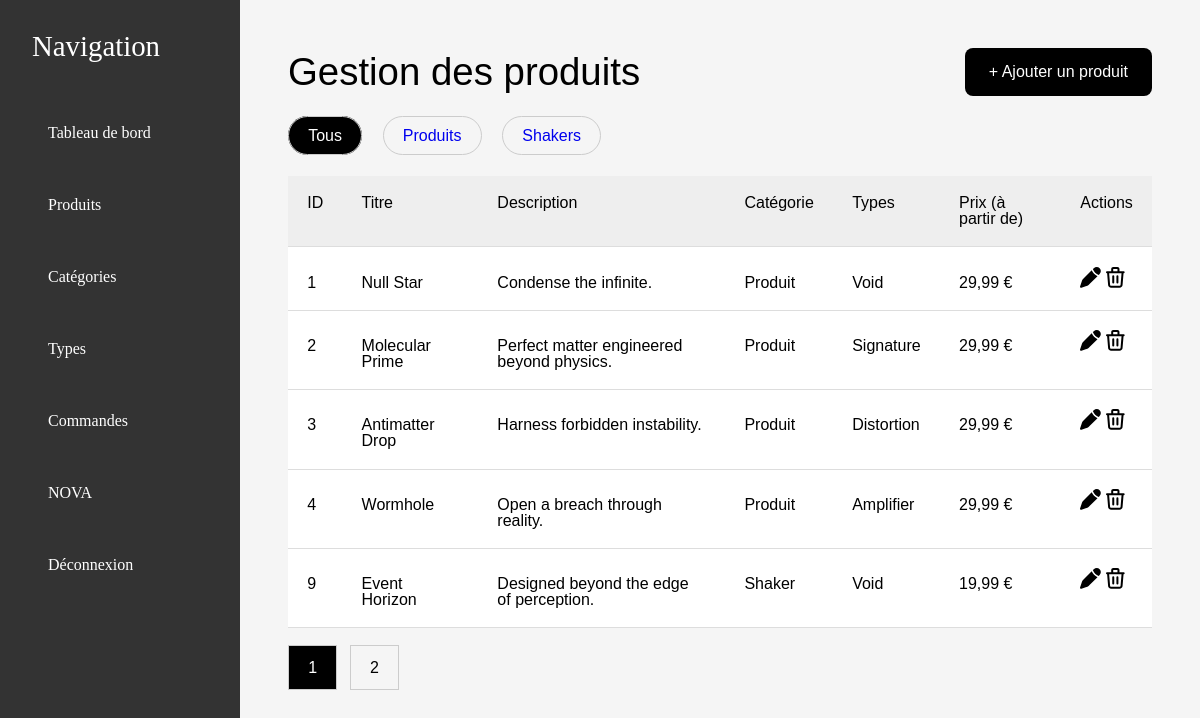
The page /admin/produits/index.php (signed in) on the database its author committed.
### tables this page shows
CREATE TABLE IF NOT EXISTS `produits` (
  `id_produit` int NOT NULL AUTO_INCREMENT,
  `nom` varchar(150) NOT NULL,
  `slug` varchar(150) DEFAULT NULL,
  `description` text,
  `image` varchar(255) DEFAULT NULL,
  `image_banniere` varchar(255) DEFAULT NULL,
  `id_category` int NOT NULL,
  `id_type` int DEFAULT NULL,
  PRIMARY KEY (`id_produit`),
  UNIQUE KEY `nom` (`nom`),
  UNIQUE KEY `slug` (`slug`),
  KEY `id_category` (`id_category`),
  KEY `id_type` (`id_type`)
);

CREATE TABLE IF NOT EXISTS `categories` (
  `id_category` int NOT NULL AUTO_INCREMENT,
  `nom` varchar(100) NOT NULL,
  PRIMARY KEY (`id_category`),
  UNIQUE KEY `nom` (`nom`)
);

CREATE TABLE IF NOT EXISTS `types` (
  `id_type` int NOT NULL AUTO_INCREMENT,
  `nom` varchar(100) NOT NULL,
  `couleur` varchar(20) NOT NULL,
  PRIMARY KEY (`id_type`),
  UNIQUE KEY `nom` (`nom`)
);

### admin/produits/index.php (the view, shortened to what this page needs)
<?php
require_once '../../config/admin_init.php';
$page = isset($_GET['page']) ? (int)$_GET['page'] : 1;
$limit = 5;
$offset = ($page - 1) * $limit;
$filter = $_GET['filter'] ?? 'tous';
$where = "";
$sql_produits = "
    SELECT
        produits.*,
        categories.nom AS categorie,
        types.nom AS nom_type,
        MIN(produit_format.prix) AS prix_min
    FROM produits
    JOIN categories ON produits.id_category = categories.id_category
    LEFT JOIN types ON produits.id_type = types.id_type
    LEFT JOIN produit_format ON produits.id_produit = produit_format.id_produit
    $where
    GROUP BY produits.id_produit
    ORDER BY produits.id_produit ASC
    LIMIT :limit OFFSET :offset
";
$stmt = $pdo->prepare($sql_produits);
$stmt->bindValue(':limit', $limit, PDO::PARAM_INT);
$stmt->bindValue(':offset', $offset, PDO::PARAM_INT);
$stmt->execute();
$produits = $stmt->fetchAll();
$sql_total = "
    SELECT COUNT(DISTINCT produits.id_produit) as total
    FROM produits
    JOIN categories ON produits.id_category = categories.id_category
    LEFT JOIN types ON produits.id_type = types.id_type
    LEFT JOIN produit_format ON produits.id_produit = produit_format.id_produit
    $where
";
$stmt_total = $pdo->prepare($sql_total);
$stmt_total->execute();
$total = $stmt_total->fetch()['total'];
$totalPages = ceil($total / $limit);
?>
<!DOCTYPE html>
<html lang="fr">
<head>
    <link rel="stylesheet" href="../../assets/css/reset.css">
    <link rel="stylesheet" href="../../assets/css/admin.css">
</head>
<body>
    <section>
        <div class="admin-wrapper">
            <aside class="sidebar">
                <h2>Navigation</h2>
                <ul>
                    <li><a href="../dashboard.php">Tableau de bord</a></li>
                    <li><a href="index.php">Produits</a></li>
                    <li><a href="../categories/index.php">Catégories</a></li>
                    <li><a href="../types/index.php">Types</a></li>
                    <li><a href="../commandes.php">Commandes</a></li>
                    <li><a href="../../index.php">NOVA</a></li>
                    <li><a href="../logout.php">Déconnexion</a></li>
                </ul>
            </aside>
            <main class="main-content">
                <div class="admin-header">
                    <h1>Gestion des produits</h1>
                    <a href="create.php" class="btn">+ Ajouter un produit</a>
                </div>
                <div class="filters">
                    <a href="?filter=tous" class="<?= $filter === 'tous' ? 'active' : '' ?>">Tous</a>
                    <a href="?filter=produits" class="<?= $filter === 'produits' ? 'active' : '' ?>">Produits</a>
                    <a href="?filter=shakers" class="<?= $filter === 'shakers' ? 'active' : '' ?>">Shakers</a>
                </div>
                <table class="table">
                    <thead>
                        <tr>
                            <th>ID</th>
                            <th>Titre</th>
                            <th>Description</th>
                            <th>Catégorie</th>
                            <th>Types</th>
                            <th>Prix (à partir de)</th>
                            <th>Actions</th>
                        </tr>
                    </thead>
                    <tbody>
                        <?php foreach ($produits as $produit): ?>
                        <tr>
                            <td><?= htmlspecialchars($produit['id_produit']) ?></td>
                            <td><?= htmlspecialchars($produit['nom']) ?></td>
                            <td><?= htmlspecialchars($produit['description']) ?></td>
                            <td><?= htmlspecialchars($produit['categorie']) ?></td>
                            <td><?= htmlspecialchars($produit['nom_type'] ?? 'Aucun') ?></td>
                            <td>
                                <?php if ($produit['prix_min'] !== null): ?>
                                    <?= htmlspecialchars(number_format($produit['prix_min'], 2, ',', ' ')) ?> €
                                <?php else: ?>
                                    Pas de prix défini
                                <?php endif; ?>
                            </td>
                            <td class="actions">
                                <a href="edit.php?id=<?= $produit['id_produit'] ?>"><img src="../../assets/img/svg/edit.svg" alt="modifier"></a>
                                <a href="delete.php?id=<?= $produit['id_produit'] ?>" onclick="return confirm('Supprimer ce produit ?')"><img src="../../assets/img/svg/delete.svg" alt="supprimer"></a>
                            </td>
                        </tr>
                        <?php endforeach; ?>
                    </tbody>
                </table>
                <div class="pagination">
                    <?php for ($i = 1; $i <= $totalPages; $i++): ?>
                        <a class="<?= $i == $page ? 'active' : '' ?>" href="?filter=<?= urlencode($filter) ?>&page=<?= $i ?>"><?= $i ?></a>
                    <?php endfor; ?>
                </div>
            </main>
        </div>
    </section>
</body>
</html>

### assets/css/admin.css (style rules this page uses)
* { box-sizing: border-box; font-family: sans-serif; }
.admin-wrapper { display: flex; min-height: 100vh; }
.sidebar { width: 15rem; background-color: #333333; color: white; padding: 2rem; }
.sidebar h2 { margin-bottom: 3rem; font-size: 1.8rem; }
.sidebar ul { list-style: none; }
.sidebar li { margin-bottom: 1.5rem; }
.sidebar a { color: white; text-decoration: none; display: block; padding: 1rem; border-radius: 0.5rem; }
.main-content { flex: 1; padding: 3rem; background-color: #f5f5f5; }
.admin-header { display: flex; justify-content: space-between; align-items: center; margin-bottom: 2rem; }
.admin-header h1 { font-size: 2.4rem; }
.btn { padding: 1rem 1.5rem; background-color: black; color: white; text-decoration: none; border-radius: 0.5rem; }
.table { width: 100%; border-collapse: collapse; background: white; }
.table th, .table td { padding: 1.2rem; border-bottom: 1px solid #ddd; text-align: left; }
.table th { background-color: #eee; }
div.filters { margin-bottom: 2rem; }
.filters a { padding: 0.6rem 1.2rem; border: 0.1rem solid #ccc; border-radius: 2rem; text-decoration: none; margin-right: 1rem; }
.filters a.active { background: black; color: white; }
div.pagination { margin-top: 2rem; }
div.pagination a { padding: 0.8rem 1.2rem; margin-right: 0.5rem; border: 0.1rem solid #ccc; text-decoration: none; color: black; }
div.pagination a.active { background: black; color: white; }

### rows shown on the page
produits: id_produit "1", nom "Null Star", description "Condense the infinite.", id_category.nom "Produit", id_type.nom "Void", prix_min "29,99"
produits: id_produit "2", nom "Molecular Prime", description "Perfect matter engineered beyond physics.", id_category.nom "Produit", id_type.nom "Signature", prix_min "29,99"
produits: id_produit "3", nom "Antimatter Drop", description "Harness forbidden instability.", id_category.nom "Produit", id_type.nom "Distortion", prix_min "29,99"
produits: id_produit "4", nom "Wormhole", description "Open a breach through reality.", id_category.nom "Produit", id_type.nom "Amplifier", prix_min "29,99"
produits: id_produit "9", nom "Event Horizon", description "Designed beyond the edge of perception.", id_category.nom "Shaker", id_type.nom "Void", prix_min "19,99"
